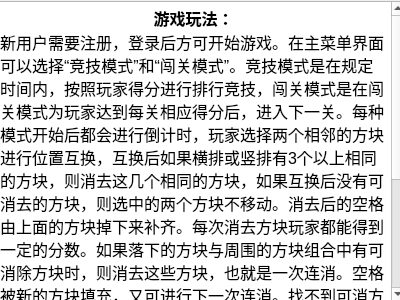
<?xml version="1.0" encoding="UTF-8"?>
<ui version="4.0">
 <class>CHelpDlg</class>
 <widget class="QWidget" name="CHelpDlg">
  <property name="geometry">
   <rect>
    <x>0</x>
    <y>0</y>
    <width>400</width>
    <height>300</height>
   </rect>
  </property>
  <property name="windowTitle">
   <string>Form</string>
  </property>
  <widget class="QTextBrowser" name="textBrowser">
   <property name="geometry">
    <rect>
     <x>-5</x>
     <y>1</y>
     <width>411</width>
     <height>301</height>
    </rect>
   </property>
   <property name="html">
    <string>&lt;!DOCTYPE HTML PUBLIC &quot;-//W3C//DTD HTML 4.0//EN&quot; &quot;http://www.w3.org/TR/REC-html40/strict.dtd&quot;&gt;
&lt;html&gt;&lt;head&gt;&lt;meta name=&quot;qrichtext&quot; content=&quot;1&quot; /&gt;&lt;style type=&quot;text/css&quot;&gt;
p, li { white-space: pre-wrap; }
&lt;/style&gt;&lt;/head&gt;&lt;body style=&quot; font-family:'SimSun'; font-size:9pt; font-weight:400; font-style:normal;&quot;&gt;
&lt;p align=&quot;center&quot; style=&quot; margin-top:0px; margin-bottom:0px; margin-left:0px; margin-right:0px; -qt-block-indent:0; text-indent:0px;&quot;&gt;&lt;span style=&quot; font-size:12pt; font-weight:600;&quot;&gt;游戏玩法：&lt;/span&gt;&lt;/p&gt;
&lt;p style=&quot; margin-top:0px; margin-bottom:0px; margin-left:0px; margin-right:0px; -qt-block-indent:0; text-indent:0px;&quot;&gt;&lt;span style=&quot; font-size:12pt;&quot;&gt;新用户需要注册，登录后方可开始游戏。在主菜单界面可以选择“竞技模式”和“闯关模式”。竞技模式是在规定时间内，按照玩家得分进行排行竞技，闯关模式是在闯关模式为玩家达到每关相应得分后，进入下一关。每种模式开始后都会进行倒计时，玩家选择两个相邻的方块进行位置互换，互换后如果横排或竖排有3个以上相同的方块，则消去这几个相同的方块，如果互换后没有可消去的方块，则选中的两个方块不移动。消去后的空格由上面的方块掉下来补齐。每次消去方块玩家都能得到一定的分数。如果落下的方块与周围的方块组合中有可消除方块时，则消去这些方块，也就是一次连消。空格被新的方块填充，又可进行下一次连消。找不到可消方块时，可通过提示来显示可消除的方块。&lt;/span&gt;&lt;/p&gt;
&lt;p align=&quot;center&quot; style=&quot; margin-top:0px; margin-bottom:0px; margin-left:0px; margin-right:0px; -qt-block-indent:0; text-indent:0px;&quot;&gt;&lt;span style=&quot; font-size:12pt; font-weight:600;&quot;&gt;积分规则：&lt;/span&gt;&lt;/p&gt;
&lt;p style=&quot; margin-top:0px; margin-bottom:0px; margin-left:0px; margin-right:0px; -qt-block-indent:0; text-indent:0px;&quot;&gt;&lt;span style=&quot; font-size:12pt;&quot;&gt;每次消除得分=消除的宝石的数目x10+数目的平方&lt;/span&gt;&lt;/p&gt;
&lt;p align=&quot;center&quot; style=&quot; margin-top:0px; margin-bottom:0px; margin-left:0px; margin-right:0px; -qt-block-indent:0; text-indent:0px;&quot;&gt;&lt;span style=&quot; font-size:12pt; font-weight:600;&quot;&gt;排行榜：&lt;/span&gt;&lt;/p&gt;
&lt;p style=&quot; margin-top:0px; margin-bottom:0px; margin-left:0px; margin-right:0px; -qt-block-indent:0; text-indent:0px;&quot;&gt;&lt;span style=&quot; font-size:12pt;&quot;&gt;选择竞技模式后，在规定时间内通过消除获得的分数将会进入到排行榜中与其他用户得分比较，排名靠前的将显示在排行榜上，每名用户只计入其最高得分。闯关模式不计入排行榜内。&lt;/span&gt;&lt;/p&gt;&lt;/body&gt;&lt;/html&gt;</string>
   </property>
  </widget>
 </widget>
 <resources/>
 <connections/>
</ui>
